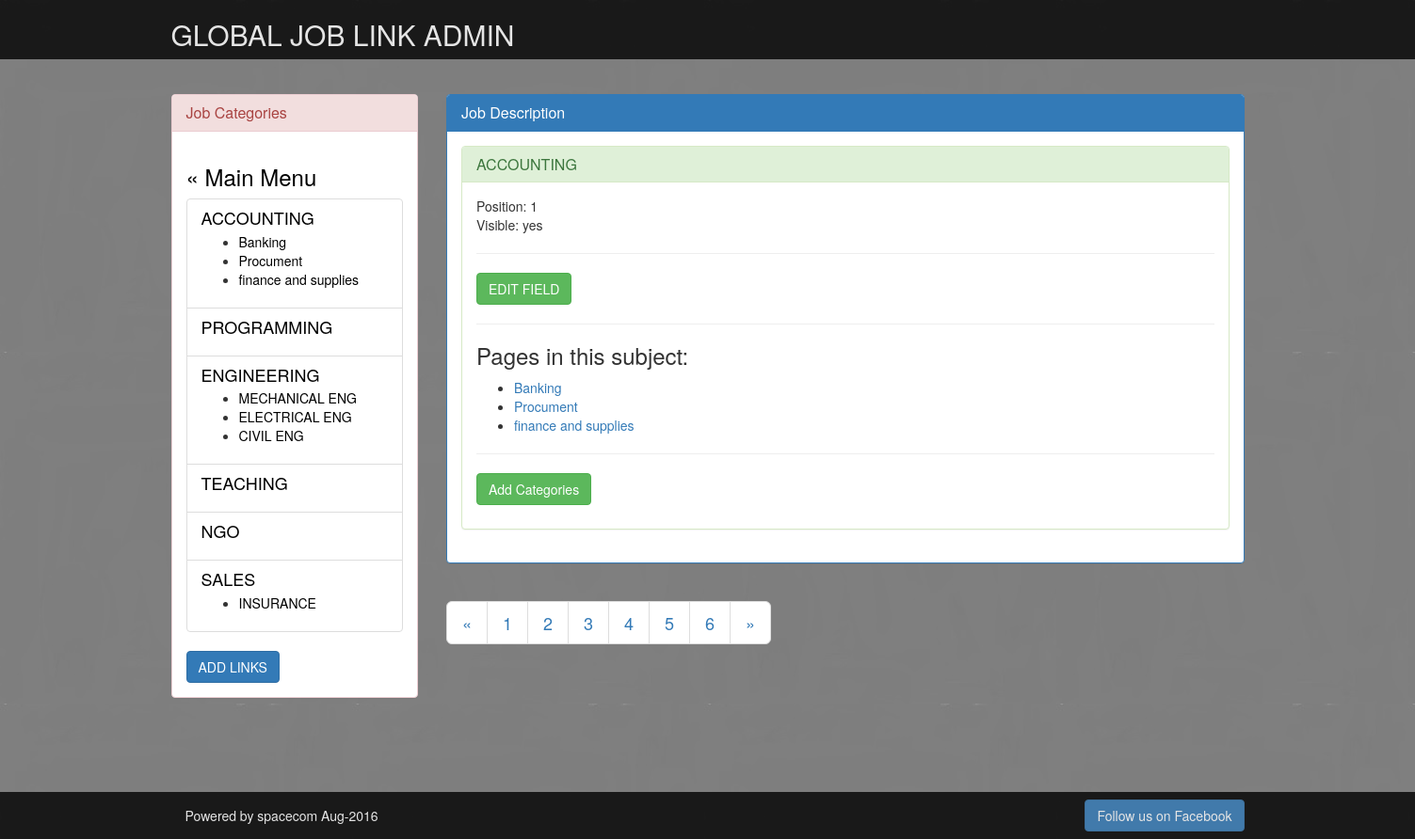
Page /main.php?fields=1 (signed in) on the committed database.
### tables this page shows
CREATE TABLE IF NOT EXISTS `fields` (
  `id` int(11) NOT NULL AUTO_INCREMENT,
  `menu_name` varchar(50) NOT NULL,
  `position` int(11) NOT NULL,
  `visible` int(11) NOT NULL,
  PRIMARY KEY (`id`)
);

CREATE TABLE IF NOT EXISTS `categories` (
  `id` int(11) NOT NULL AUTO_INCREMENT,
  `field_id` int(11) NOT NULL,
  `menu_name` varchar(50) NOT NULL,
  `position` int(11) NOT NULL,
  `visible` int(5) NOT NULL,
  `content` varchar(900) NOT NULL,
  PRIMARY KEY (`id`)
);

### main.php (the view, shortened to what this page needs)
<?php require_once("functions.php");?>
<?php include("header.php");?>
<?php find_selected_categories(); ?>
<div class="container">
	<div class="row">
    	<div class="col-md-3">
           <div class="side-bar panel panel-default panel-danger">
                         <div class="panel-heading"><h3 class="panel-title">Job Categories</h3></div>
                 <div class="panel-body">
                     <h3><a href="admin.php">&laquo; Main Menu</a></h3>
                        <?php echo navigation($current_field, $current_categories); ?>
                         <a href="new_field.php"><div class="input-group"><button class="btn btn-primary pull-right">ADD LINKS</button></div></a>
                  </div>
             </div>
         </div>
        <div class="col-md-9 ">
             <div class="main-bar panel panel-primary">
                 <div class="panel-heading"><h3 class="panel-title">Job Description</h3></div>
                      <div class="panel-body">
                                     <div class="panel panel-success">
                                        <div class="panel-heading">
                                        <h3 class="panel-title"><?php echo $current_field ["menu_name"] ; ?></h3>
                                        </div>
                                            <div class="panel-body">
                                                <p>
                                                <?php if($current_field){ ?>
                                                Position: <?php echo $current_field ["position"] ; ?><br />
                                                Visible: <?php echo $current_field ["visible"] == 1 ? 'yes' : 'no'  ; ?>
                                                <hr />
                                                      <a href="edit_field.php?fields=<?php echo urlencode($current_field["id"]); ?>">
                                                      <div class="input-group"><button class="btn btn-success">EDIT FIELD</button></div>
                                                      </a><hr />
                                                  <h3> Pages in this subject: </h3>
                                                  <ul>
														<?php
                                                        $categories_set = find_categories_for_field($current_field["id"]);
                                                        while($categories = mysql_fetch_assoc($categories_set)){
                                                        echo "<li>";
                                                        $categories_id = $categories["id"];
                                                        echo "<a href=\"main.php?categories = {$categories_id}\">";
                                                        echo htmlentities ($categories["menu_name"]);
                                                        echo "</a>";
                                                        echo "</li>";
                                                        }
                                                         ?>
                                                  </ul><hr />
                                    <a href="new_categories.php?fields=<?php echo urlencode($current_field["id"]); ?>"><div class="input-group">
                                    <button class="btn btn-success pull-right">Add Categories</button></div>
                                    </a>
                                                <?php } else { ?>
                                                <?php  echo message(); ?>
                                                   Please select a field
                                                <?php } ?>
                                                </p>
                                            </div>
                                     </div>
                      </div>
             </div>
              <?php include("pagination.php");?>
        </div>
    </div>
</div>
<?php include("footer.php");?>

### functions.php (shortened to what this page needs)
<?php
	function find_all_fields($public=true){
		$query = "SELECT * ";
		$query .= "FROM fields ";
		$query .= "ORDER BY position ASC";
		$field_set = mysql_query($query);
		return $field_set;
	}
	function find_categories_for_field($field_id, $public=true){
		$query = "SELECT * ";
		$query .= "FROM categories ";
		$query .= "WHERE field_id = {$field_id} ";
		if($public){
		$query .= "AND visible = 1  ";
		}
		$query .= "ORDER BY position ASC";
		$categories_set = mysql_query($query);
		return $categories_set;
	}
	function find_fields_by_id($fields_id){
	    $safe_fields_id = mysql_real_escape_string($fields_id);
		$query = "SELECT * ";
		$query .= "FROM fields ";
		$query .= "WHERE id = {$safe_fields_id} ";
		$query .= "LIMIT 1";
		$field_set = mysql_query($query);
		if ($field = mysql_fetch_assoc($field_set)){
		return $field;
		}
		else{
		return null;
		}
	}
	function find_selected_categories($public=false){
		if(isset($_GET["fields"])){
		$current_field = find_fields_by_id($_GET["fields"],$public);
		if($current_field && $public){
		$current_categories = find_default_categories_for_field($current_field["id"]);
		}
		else{
		$current_categories = null;
		}
		}
		elseif(isset($_GET["categories"])){
		$current_field = null;
		$current_categories = find_categories_by_id($_GET["categories"],$public);
		}
		else{
		$current_field = null;
		$current_categories = null;
		}
	}
		function navigation($field_id, $categories_id){
		$output="<div class=\"list-group\">";
		       $field_set = find_all_fields(false);
					     while ($fields = mysql_fetch_assoc ($field_set)){
                            $output .="<div class=\"list-group-item\">";
                              $output .= "<h4 class=\"list-group-item-heading\">";
                               $output .= "<a href=\"main.php?fields=";
							   $output .=urlencode($fields["id"]);
                               $output .="\">";
							   $output .=$fields ["menu_name"];
                               $output .="</a>";
                               $output .="</h4>";
                             $categories_set = find_categories_for_field($fields["id"], false);
                               $output .="<ul>";
							   $output .="<p class=\"list-group-item-text\">";
                                while ($categories = mysql_fetch_assoc ($categories_set)){
                                $output .="<li>";
								$output .="<a href=\"main.php?categories=";
								$output .=urlencode($categories["id"]);
								$output .="\">";
								   $output .= $categories ["menu_name"];
                                    $output .="</a>";
                                 $output .="</li>";
                                 }
                                $output .="</p>";
								$output .="</ul>";
                            $output .="</div>";
						 }
						  $output .="</div>";
						  return $output;
		}
?>

### css/style.css (style rules this page uses)
body { background-image:url(../img/emal.jpg); opacity:1; margin-top:20px; margin-bottom:130px; }
.side-bar a { color:#000000; text-decoration:none; }

### rows in the picture
fields: value "ACCOUNTING", menu_name "ACCOUNTING", position "1"
categories: value "Banking", menu_name "Banking"
categories: value "Procument", menu_name "Procument"
categories: value "finance and supplies", menu_name "finance and supplies"
fields: value "PROGRAMMING"
fields: value "ENGINEERING"
categories: value "MECHANICAL ENG"
categories: value "ELECTRICAL ENG"
categories: value "CIVIL ENG"
fields: value "TEACHING"
fields: value "NGO"
fields: value "SALES"
categories: value "INSURANCE"
